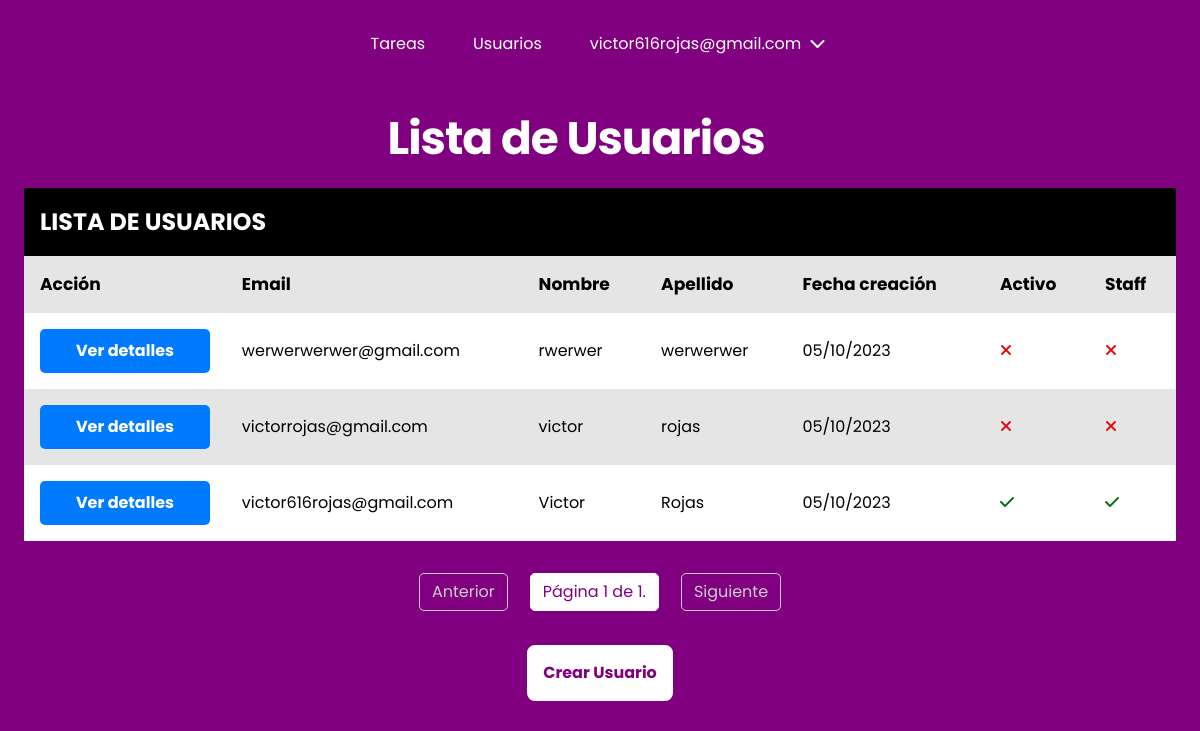
The app's page /users/ (signed in), older data.
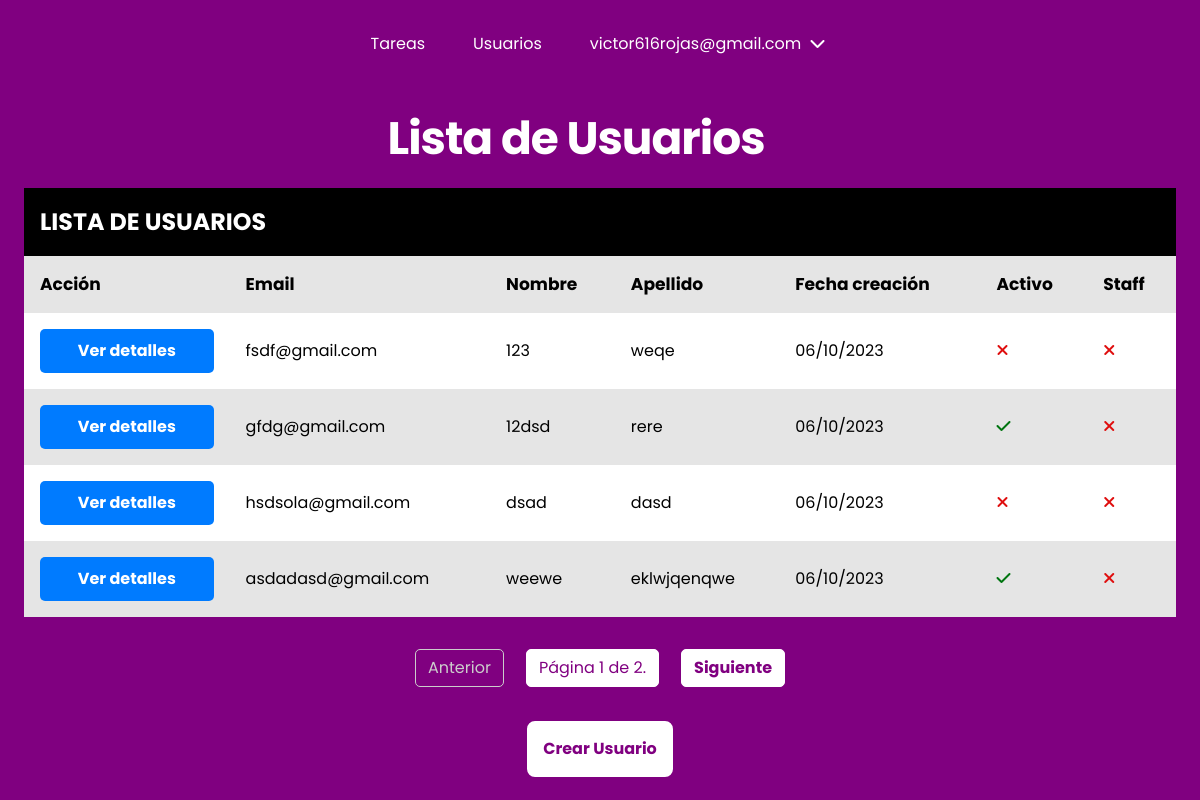
The same page, newer data.
### users/models.py (models this page shows, shortened)
class CustomUser(AbstractBaseUser, PermissionsMixin):
    email = models.EmailField(unique=True, max_length=25)
    password = models.CharField(max_length=128)
    first_name = models.CharField(max_length=30, blank=True)
    last_name = models.CharField(max_length=30, blank=True)
    date_joined = models.DateTimeField(default=timezone.now)
    is_active = models.BooleanField(default=True)
    is_staff = models.BooleanField(default=False)
    is_worker = models.BooleanField(default=False)
    profile_picture = models.ImageField(upload_to='users/images/profile_pictures/',
                                        blank=True, null=True)
    objects = CustomUserManager()  # Instanciamos nuestro administrador personalizado
    USERNAME_FIELD = "email"
    REQUIRED_FIELDS = []
    class Meta:
        ordering = ["-date_joined"]

### users/decorators.py (the view)
    def _wrapped_view(request, *args, **kwargs):
        if request.user.is_staff or request.user.is_worker:
            return view_func(request, *args, **kwargs)
        else:
            return redirect('login')

### users/views.py (called while the page is built)
@login_required(login_url="/users/login/")
@admin_or_worker_required
def list_users(request):
    users = CustomUser.objects.all()
    page_number = request.GET.get("page")  # Devuelve un str
    try:
        page_number = int(page_number)  # Convierte a entero
    except (TypeError, ValueError):
        page_number = 1  # Si no es un número válido, muestra la primera página
    paginator = Paginator(
        users, 4
    )  # Cambia 10 al número de elementos por página que desees
    try:
        users = paginator.page(page_number)
    except EmptyPage:
        users = paginator.page(1)  # Si la página está vacía, muestra la primera página
    return render(request, "users/list.html", {"users": users})

### users/templates/users/list.html (shortened to what this page needs)
{% extends "base.html" %}
{% load static %}
{% block css %}
<link rel="stylesheet" type="text/css" href="{% static 'users/css/style.css' %}" /> {% endblock %}
{% block content %}
<section class="container">
    <h1 class="fs-6">Lista de Usuarios</h1>
    <div class="table-wrapper">
        <table>
            <caption role="caption" class="fs-3">
                Lista de usuarios
            </caption>
            <thead>
                <tr class="table__headers fs-1">
                    <th>Acción</th>
                    <th>Email</th>
                    <th>Nombre</th>
                    <th>Apellido</th>
                    <th>Fecha creación</th>
                    <th>Activo</th>
                    <th>Staff</th>
                </tr>
            </thead>
            <tbody>
                {% for user in users %}
                <tr>
                    <td headers="actions"><a class="table__action" href="{% url 'user-detail' user.id %}">Ver
                            detalles</a>
                    </td>
                    <td headers="email">{{ user.email }}</td>
                    <td headers="first_name">{{ user.first_name }}</td>
                    <td headers="last_name">{{ user.last_name }}</td>
                    <td headers="date_joined">{{ user.date_joined|date:"d/m/Y" }}</td>
                    <td headers="is_active" class="table__status-cell">{% if user.is_active %}<i
                            class="fa-solid fa-check status-cell__ticket"></i>{% else %}<i
                            class="fa-solid fa-xmark status-cell__cross"></i>{% endif %}</td>
                    <td headers="is_staff" class="table__status-cell">{% if user.is_staff %}<i
                            class="fa-solid fa-check status-cell__ticket"></i>{% else %}<i
                            class="fa-solid fa-xmark status-cell__cross"></i>{% endif %}</td>
                </tr>
                {% empty %}
                <tr>
                    <td colspan="7">No hay usuarios registrados.</td>
                </tr>
                {% endfor %}
            </tbody>
        </table>
    </div>
    <div class="pagination">
        <span class="step-links">
            {% if users.has_previous %}
            <a href="?page={{ users.previous_page_number }}">Anterior</a>
            {% else %}
            <span class="disabled">Anterior</span>
            {% endif %}
            <span class="current-page">
                Página {{ users.number }} de {{ users.paginator.num_pages }}.
            </span>
            {% if users.has_next %}
            <a href="?page={{ users.next_page_number }}">Siguiente</a>
            {% else %}
            <span class="disabled">Siguiente</span>
            {% endif %}
        </span>
    </div>
    <div class="links-container">
        <a class="btn btn-secondary" href="{% url 'user-create' %}">Crear Usuario</a>
    </div>
</section>
{% endblock %}

### taskmaster/templates/base.html (shortened to what this page needs)
{% load static %}
<!DOCTYPE html>
<html lang="es">
<head>
    <link rel="stylesheet" type="text/css" href="{% static 'css/main.css' %}" />
    <link rel="stylesheet" href="https://cdnjs.cloudflare.com/ajax/libs/font-awesome/6.4.2/css/all.min.css" />
    <link rel="stylesheet" href="https://cdn.jsdelivr.net/npm/bootstrap-icons@1.11.1/font/bootstrap-icons.css">
    {% block css %}{% endblock %}
</head>
<body>
    {% if request.user.is_authenticated %}
    <header class="primary-header flex">
        <nav>
            <ul id="primary-navigation" data-visible="false" class="primary-navigation flex">
                <li class="active"><a href="{% url 'task-list' %}">Tareas</a></li>
                {% if request.user.is_staff %}
                <li class="active"><a href="{% url 'user-list' %}">Usuarios</a></li>
                {% endif %}
                <li class="active has-dropdown">{{ request.user.email }} <i class="fa-solid fa-chevron-down"></i>
                </li>
            </ul>
        </nav>
    </header>
    {% endif %}
    <main>{% block content %}{% endblock %}</main>
</body>
</html>

Row changes from the older to the newer data that the page shows:
no longer on one of the page's lists (row edited): CustomUser: email "victor616rojas@gmail.com", first_name "Victor", last_name "Rojas", date_joined "05/10/2023"
no longer on this page (row unchanged): CustomUser: email "werwerwerwer@gmail.com", first_name "rwerwer", last_name "werwerwer", date_joined "05/10/2023", is_active False (drawn), is_staff False (drawn)
no longer on this page (row unchanged): CustomUser: email "victorrojas@gmail.com", first_name "victor", last_name "rojas", date_joined "05/10/2023", is_active False (drawn), is_staff False (drawn)
added CustomUser: email "fsdf@gmail.com", first_name "123", last_name "weqe", date_joined "06/10/2023", is_active False (drawn), is_staff False (drawn)
added CustomUser: email "gfdg@gmail.com", first_name "12dsd", last_name "rere", date_joined "06/10/2023", is_active True (drawn), is_staff False (drawn)
added CustomUser: email "hsdsola@gmail.com", first_name "dsad", last_name "dasd", date_joined "06/10/2023", is_active False (drawn), is_staff False (drawn)
added CustomUser: email "asdadasd@gmail.com", first_name "weewe", last_name "eklwjqenqwe", date_joined "06/10/2023", is_active True (drawn), is_staff False (drawn)
Text that changed along with them:
{{ users.paginator.num_pages }}: "1" → "2"
